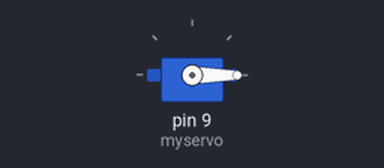
Recording of a sketch running on a simulated Arduino Uno, built with avr-gcc and run on an emulated ATmega328P. Shown: servo.

Above: at 0.05 s.
At 0.9 s:
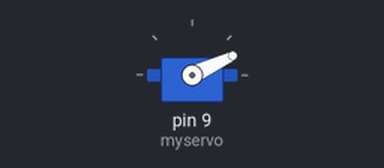
At 1.75 s:
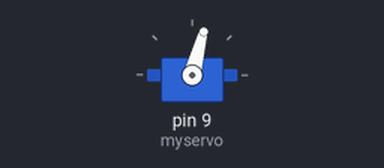
At 3.5 s:
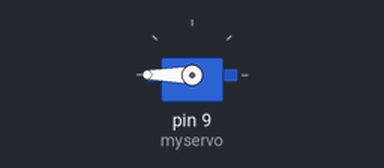
Timing chart, 0 to 8.1 s (numbered marks = the images above):
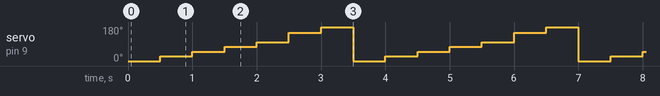

Measured:
- by itself, servo on pin 9 (myservo): repeats every 3.5 s: 50° 0.50 s, 75° 0.50 s, 100° 0.50 s, 150° 0.50 s, 180° 0.50 s, 0° 0.50 s, 25° 0.50 s

The sketch:

P8_Servo_control_angle.ino
```cpp
#include <Servo.h>
Servo myservo;
int pos = 0;
void setup()
{
	myservo.attach(9);
}
 void loop()
{
 myservo.write(0);
 delay(500);
 myservo.write(25);
 delay(500);
 myservo.write(50);
 delay(500);
 myservo.write(75);
 delay(500);
 myservo.write(100);
 delay(500);
 myservo.write(150);
 delay(500);
 myservo.write(180);
 delay(500);
}
```
